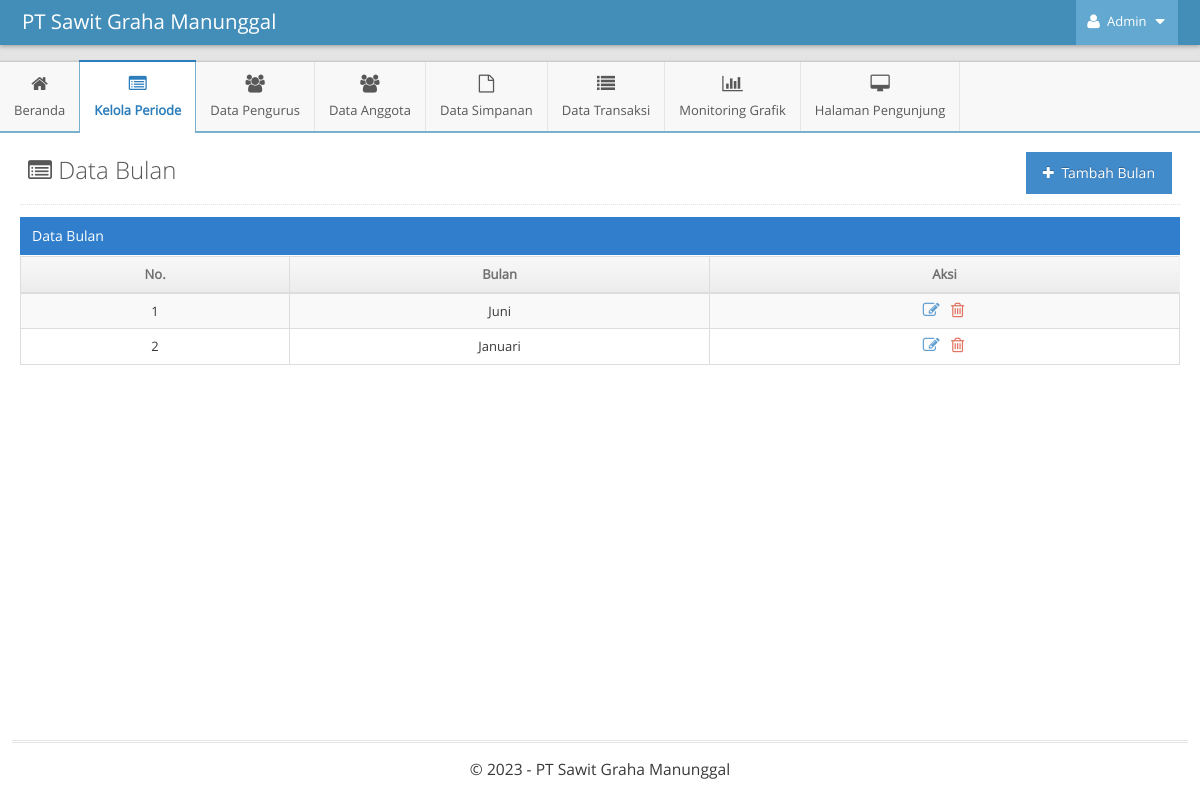
/indexAdmin.php?p=kelola-bulan (signed in), run on an earlier commit of the app's database.
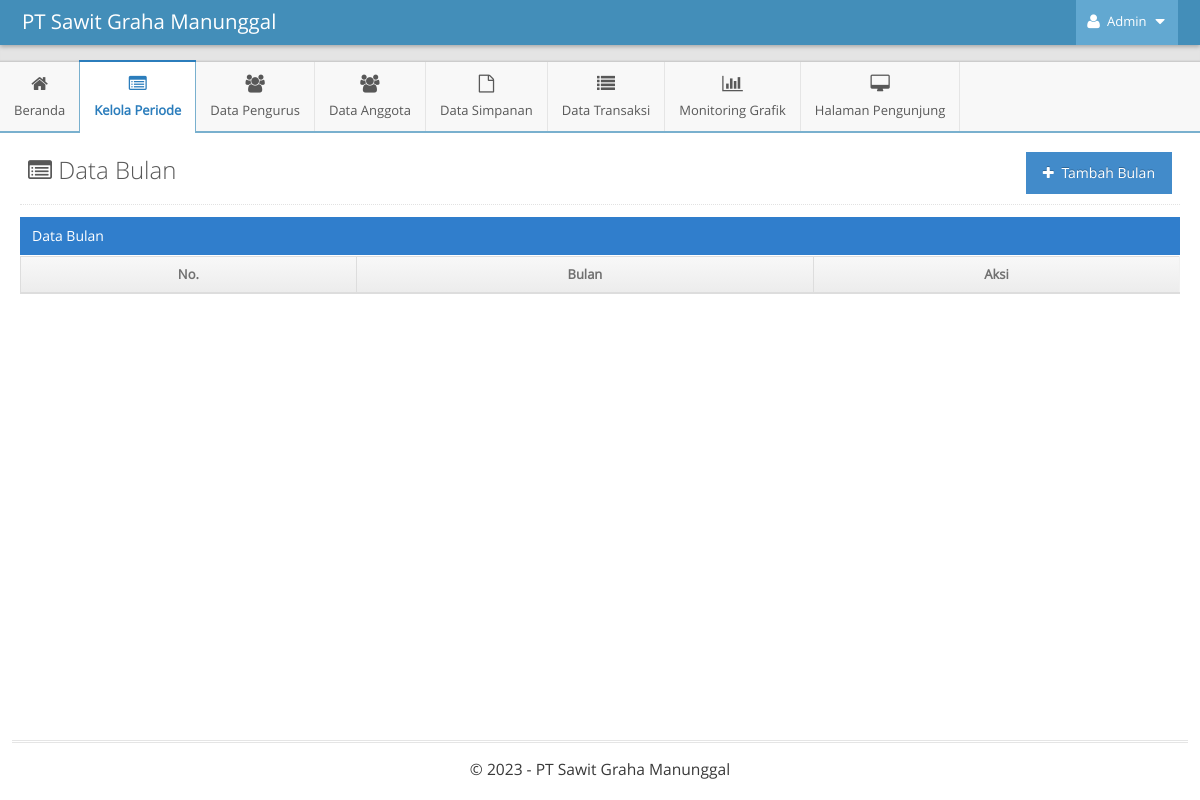
And on a later commit of the database.
### tables this page shows
CREATE TABLE `bulan` (
  `id` int(11) NOT NULL,
  `bulan` varchar(255) DEFAULT NULL
);

### functions/functions-admin.php (called while the page is built, shortened)
<?php
$host = 'localhost';
$username = 'root';
$password = '';
$dbname = 'skripsi-pirda';
$conn = mysqli_connect($host, $username, $password, $dbname);
function tampilData($query)
{
    global $conn;
    $result = mysqli_query($conn, $query);
    $rows = [];
    while ($row = mysqli_fetch_assoc($result)) {
        $rows[] = $row;
    }
    return $rows;
}

### pages-admin/kelola-bulan.php (the view, shortened to what this page needs)
<?php
$query_tampil = "SELECT * FROM bulan";
$bulan = tampilData($query_tampil);
?>
<div class="page-content">
	<div class="page-header">
		<h1 style="color:#585858">
			<i class="ace-icon fa fa-list-alt"></i> Data Bulan
			<a data-toggle="modal" href="#tambah-bulan">
				<button class="btn btn-primary pull-right">
					<i class="ace-icon fa fa-plus"></i> Tambah Bulan
				</button>
			</a>
		</h1>
	</div>
	<div class="row">
		<div class="col-xs-12">
			<div class="row">
				<div class="col-xs-12">
					<div class="table-header">
						Data Bulan
					</div>
					<div>
						<table id="dynamic-table" class="table table-striped table-bordered table-hover">
							<thead>
								<tr>
									<th>No.</th>
									<th>Bulan</th>
									<th>Aksi</th>
								</tr>
							</thead>
							<tbody>
								<?php
								$i = 1;
								foreach ($bulan as $value) {
								?>
									<tr>
										<td class="center"><?= $i ?></td>
										<td class="center"><?= $value['bulan'] ?></td>
										<td class="center">
											<div class="action-buttons">
												<a data-rel="tooltip" data-placement="top" title="Ubah" style="margin-right:5px" class="blue tooltip-info" data-toggle="modal" href="#edit-bulan-<?= $value['id']; ?>">
													<i class="ace-icon fa fa-edit bigger-130"></i>
												</a>
												<a data-rel="tooltip" data-placement="top" title="Hapus" style="margin-right:5px" class="red tooltip-error" data-toggle="modal" href="#hapus-bulan-<?= $value['id']; ?>">
													<i class="ace-icon fa fa-trash-o bigger-130"></i>
												</a>
											</div>
										</td>
									</tr>
								<?php
									$i++;
								}
								?>
							</tbody>
						</table>
					</div>
				</div>
			</div>
		</div>
	</div>
</div>

What changed in the data, as far as the page shows it:
removed bulan: bulan "Juni"
removed bulan: bulan "Januari"
